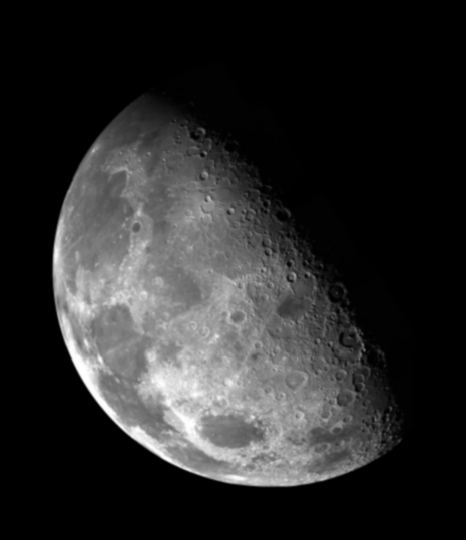
#> input picture PDS_PDI-aula4/pratica04/moon.png, 466 x 540 px
$ jupyter execute pratica04.ipynb
#> lines starting #> are read from the running program, lines starting #| are printed output that depends on the picture; after the words box and inside, x2 and y2 are one past the last pixel; in counts of white or black regions, pixels touching at a corner belong together
### PDS_PDI-aula4/pratica04/utils.py
import numpy as np

def adjust_image(img):
    if(len(np.shape(img))>2):
        min_values = np.reshape(np.amin(img, axis=(1,2)),(-1,1,1))
        img_adj = img-min_values
        max_values = np.reshape(np.amax(img_adj, axis=(1,2)),(-1,1,1))
        img_adj = (img_adj.astype(np.float32)/max_values)*255
    else:
        min_values = np.amin(img)
        img_adj = img-min_values
        max_values = np.amax(img_adj)
        img_adj = (img_adj.astype(np.float32)/max_values)*255

    return img_adj.astype(np.uint8)

### PDS_PDI-aula4/pratica04/pratica04.ipynb
### TAREFA 1 – CONVOLUÇÃO COM MÁSCARAS DIVERSAS

[cell 1]
import cv2
import numpy as np
import matplotlib.pyplot as plt
from utils import adjust_image

# Carrega imagem em grayscale
image = cv2.imread('moon.png', cv2.IMREAD_GRAYSCALE)
#> image is the input picture: shape (540, 466); min 0, max 254, mean 42.7

# Máscara de média (suavização)
mask_media = (1/9) * np.ones((3,3), dtype=np.float32)

# Máscara laplaciana (aguçamento)
mask_laplace = np.array([ [-1, -1, -1], [-1,  8, -1], [-1, -1, -1] ], dtype=np.float32)

# Aplica os filtros
image_media = cv2.filter2D(image.astype(np.float32), -1, mask_media)
image_laplace = cv2.filter2D(image.astype(np.float32), -1, mask_laplace)
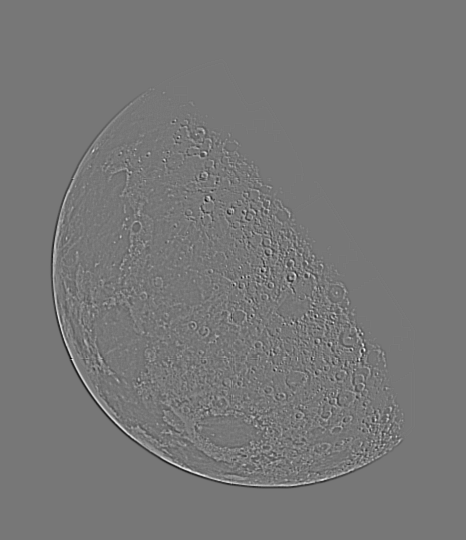
#> image_laplace: shape (540, 466) float32; min -251, max 283, mean 0; drawn with min black and max white

# Ajusta escala dos pixels
image_media_adj = adjust_image(image_media)
#> in adjust_image, `min_values = np.amin(img)`: min_values = 0
#> in adjust_image, `max_values = np.amax(img_adj)`: max_values = 254
image_laplace_adj = adjust_image(image_laplace)

# Exibe os resultados
plt.figure(figsize=(12,4))
plt.subplot(1,3,1)
plt.title('Original')
plt.imshow(image, cmap='gray')
plt.axis('off')

plt.subplot(1,3,2)
plt.title('Filtro Média')
plt.imshow(image_media_adj, cmap='gray')
plt.axis('off')

plt.subplot(1,3,3)
plt.title('Filtro Laplaciano')
plt.imshow(image_laplace_adj, cmap='gray')
plt.axis('off')

plt.tight_layout()
plt.show()
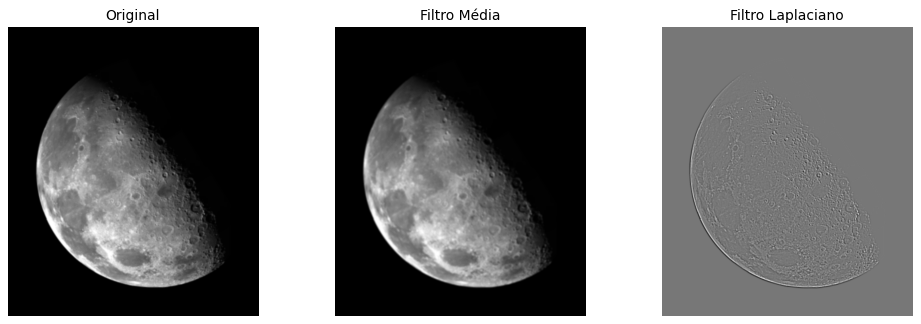
#> figure drawn by matplotlib, 3 panels

* Porque necessário converter a imagem para double, ao se utilizar a função imfilter()?

  As operações de convolução podem gerar valores negativos ou acima de 255. uint8 não suporta isso — causa estouro ou truncamento.  float32 evita esses erros e mantém a precisão
* Por que ajustar a escala de valores após a filtragem?

  Porque a filtragem pode gerar valores fora da faixa [0, 255] (negativos ou maiores que 255), que não podem ser exibidos corretamente.

* O que as funções adjust_image (Python) e ajuste_image (MATLAB) fazem?

  Elas normalizam os valores dos pixels para a faixa [0, 255], ajustando a imagem para exibição correta.

### TAREFA 2 – NITIDEZ e HIGHBOOST:

Implemente o filtro Nitidez e Highboost para a imagem moon.png.

[cell 2]
import cv2
import numpy as np
import matplotlib.pyplot as plt
from utils import adjust_image  # Importa função adjust_image

# Carrega imagem em grayscale
image = cv2.imread('moon.png', cv2.IMREAD_GRAYSCALE)

# Máscara de média (suavização)
mask_media = (1/9) * np.ones((3,3), dtype=np.float32)

# Aplica o filtro de suavização (média)
image_media = cv2.filter2D(image.astype(np.float32), -1, mask_media)

# Filtro de Nitidez (Sharpening)
sharpening_mask = np.array([
    [0, -1, 0],
    [-1, 5,-1],
    [0, -1, 0]
], dtype=np.float32)

# Aplica o filtro de nitidez
image_sharpened = cv2.filter2D(image.astype(np.float32), -1, sharpening_mask)
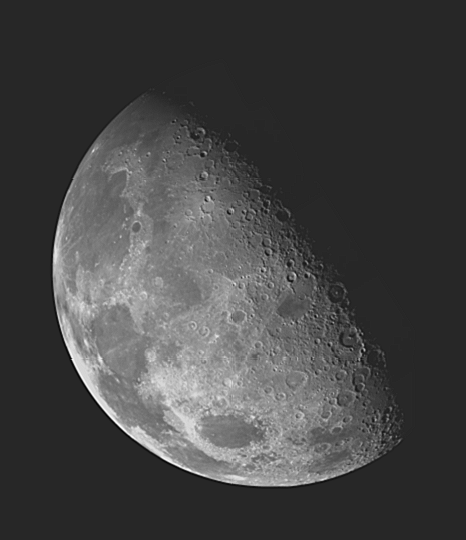
#> image_sharpened: shape (540, 466) float32; min -57, max 314, mean 42.7; drawn with min black and max white

# Filtro Highboost (realce)
k = 2  # Fator de amplificação para Highboost
image_highboost = cv2.filter2D(image.astype(np.float32), -1, mask_media)
image_highboost = image.astype(np.float32) + k * (image.astype(np.float32) - image_highboost)

# Ajusta a escala dos pixels
image_sharpened_adj = adjust_image(image_sharpened)
image_highboost_adj = adjust_image(image_highboost)

# Exibe os resultados
plt.figure(figsize=(12,4))
plt.subplot(1,3,1)
plt.title('Original')
plt.imshow(image, cmap='gray')
plt.axis('off')

plt.subplot(1,3,2)
plt.title('Filtro Nitidez')
plt.imshow(image_sharpened_adj, cmap='gray')
plt.axis('off')

plt.subplot(1,3,3)
plt.title('Filtro Highboost')
plt.imshow(image_highboost_adj, cmap='gray')
plt.axis('off')

plt.tight_layout()
plt.show()
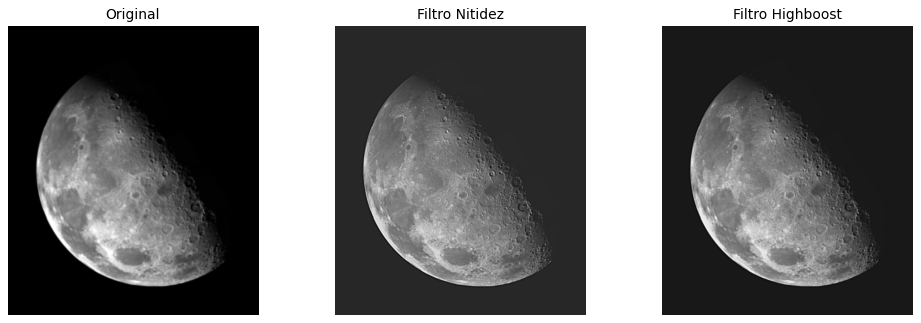
#> figure drawn by matplotlib, 3 panels

### TAREFA 3 – APLICAÇÃO
Calcular as regiões de transição (bordas) da imagem pompeii.tif e
colorir   apenas   essas   regiões   de   verde,   mantendo   as   demais
inalteradas.

[cell 3]
import cv2
import numpy as np
import matplotlib.pyplot as plt

# Carrega imagem em grayscale
image = cv2.imread('pompeii.tif', cv2.IMREAD_GRAYSCALE)
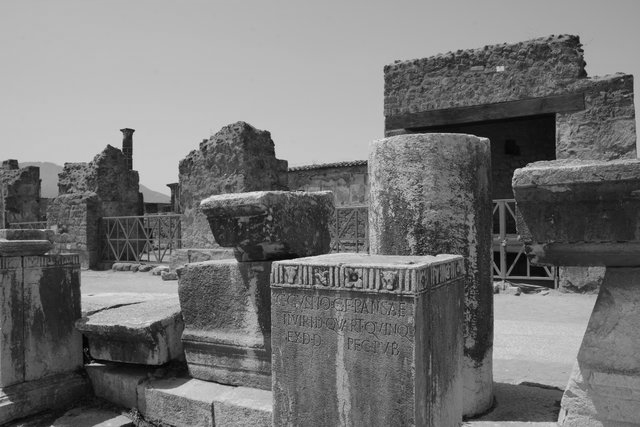
#> input picture PDS_PDI-aula4/pratica04/pompeii.tif, 640 x 427 px
#> image is the input picture: shape (427, 640); min 0, max 232, mean 117.3

# Aplica o detector de bordas de Canny
edges = cv2.Canny(image, 100, 200)
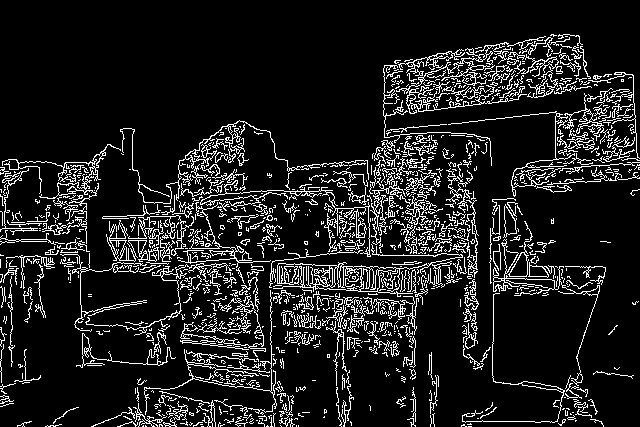
#> edges: shape (427, 640); 11.9% white in thin lines or dots

# Cria uma imagem colorida (RGB), copiando a original
image_colored = cv2.cvtColor(image, cv2.COLOR_GRAY2BGR)

# Onde houver bordas (valor 255), colore a região de verde
image_colored[edges == 255] = [0, 255, 0]  # Cor verde em RGB
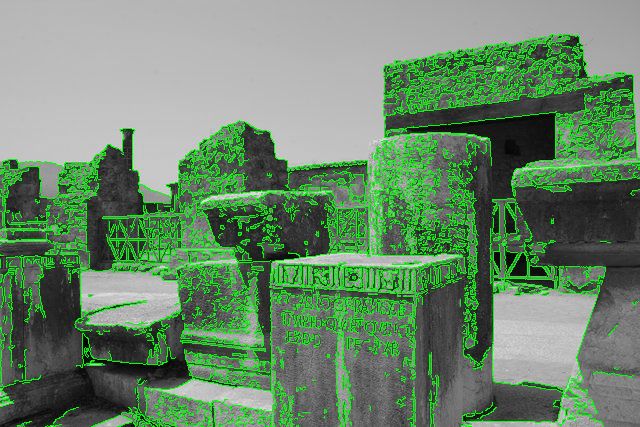
#> image_colored: shape (427, 640, 3); 11.86% of pixels changed, all inside (x1, y1, x2, y2) = (0, 34, 640, 427)

# Exibe a imagem com bordas coloridas
plt.imshow(image_colored)
plt.title("Bordas Coloridas de Verde")
plt.axis('off')
plt.show()
